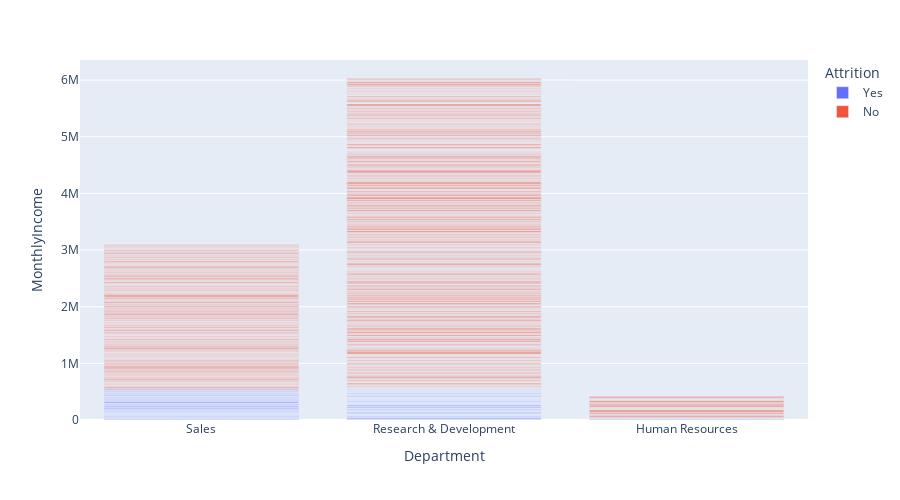

Notebook code cell kept with this figure:
### Markdown cell above
At a close scope, we dug into details a bit further to discover the job roles with intensive pressure and found out that Sales Executives are majorly affected from the figure above. Next to Research Scientist followed by Laboratory Technicians, Manufacturing Directors, Healthcare Representatives, Managers, Sales Representatives, Research Directors and Human Resources.

### Code cell
# distribution of monthly income in various departments, showing the age and gender as well as level of attrition
fig = px.bar(df_new, x='Department', y='MonthlyIncome',
             hover_data=['Gender', 'Age'], 
             color='Attrition',  
             height=500)
# show data 
fig.show()

### Figure 1 — Plotly figure (JSON) as saved in the notebook; plotly's stock layout.template omitted (floating-point values rounded to 4 significant figures; data arrays with more than 128 entries replaced by an {"elided": "..."} marker saying what was removed)
{"data": [{"alignmentgroup": "True", "customdata": {"elided": "237x2 mixed values"}, "hovertemplate": "Attrition=Yes<br>Department=%{x}<br>MonthlyIncome=%{y}<br>Gender=%{customdata[0]}<br>Age=%{customdata[1]}<extra></extra>", "legendgroup": "Yes", "marker": {"color": "#636efa"}, "name": "Yes", "offsetgroup": "Yes", "orientation": "v", "showlegend": true, "textposition": "auto", "type": "bar", "x": {"elided": "237 str values"}, "xaxis": "x", "y": {"elided": "237 int values"}, "yaxis": "y"}, {"alignmentgroup": "True", "customdata": {"elided": "1233x2 mixed values"}, "hovertemplate": "Attrition=No<br>Department=%{x}<br>MonthlyIncome=%{y}<br>Gender=%{customdata[0]}<br>Age=%{customdata[1]}<extra></extra>", "legendgroup": "No", "marker": {"color": "#EF553B"}, "name": "No", "offsetgroup": "No", "orientation": "v", "showlegend": true, "textposition": "auto", "type": "bar", "x": {"elided": "1233 str values"}, "xaxis": "x", "y": {"elided": "1233 int values"}, "yaxis": "y"}], "layout": {"barmode": "relative", "height": 500, "legend": {"title": {"text": "Attrition"}, "tracegroupgap": 0}, "margin": {"t": 60}, "xaxis": {"anchor": "y", "domain": [0, 1], "title": {"text": "Department"}}, "yaxis": {"anchor": "x", "domain": [0, 1], "title": {"text": "MonthlyIncome"}}}}
